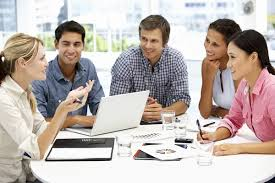
#> input picture CV/TEST.jpg, 275 x 183 px
$ jupyter execute 'Face Detection.ipynb'
#> lines starting #> are read from the running program, lines starting #| are printed output that depends on the picture; after the words box and inside, x2 and y2 are one past the last pixel; in counts of white or black regions, pixels touching at a corner belong together
[cell 1]
import cv2

# Load the pre-trained Haar Cascade classifier
face_cascade = cv2.CascadeClassifier(cv2.data.haarcascades + 'haarcascade_frontalface_default.xml')

# Read the image
img = cv2.imread('TEST.jpg')
#> img is the input picture: shape (183, 275, 3); mean B, G, R 175.9, 180.7, 191.1
gray = cv2.cvtColor(img, cv2.COLOR_BGR2GRAY)
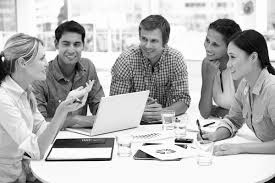
#> gray: shape (183, 275); min 0, max 255, mean 183.3

# Detect faces
faces = face_cascade.detectMultiScale(gray, scaleFactor=1.05, minNeighbors=3)
#> faces = [[134, 29, 30, 30], [55, 32, 31, 31]]

# Draw rectangle around the faces
for (x, y, w, h) in faces:
    cv2.rectangle(img, (x, y), (x + w, y + h), (0, 0, 255), 2)
#> this loop made 2 passes
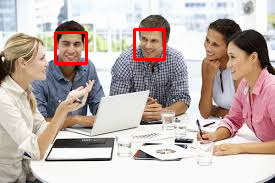
#> img: shape (183, 275, 3); 1.44% of pixels changed, all inside (x1, y1, x2, y2) = (54, 28, 166, 65)

# Save the output image
cv2.imwrite("face_detected.jpg", img)

# Print the number of faces detected
print(f"Number of faces detected: {len(faces)}")
#| Number of faces detected: 2
print("Face detection completed successfully.")
